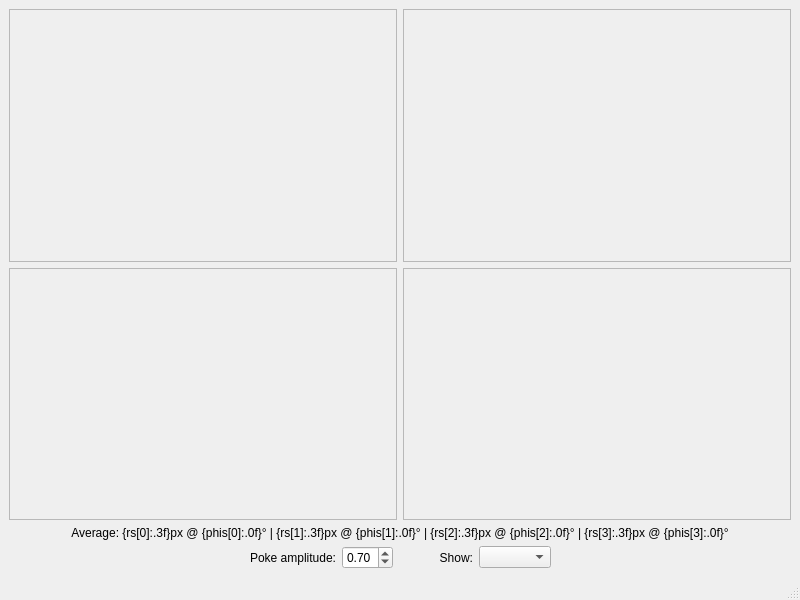
<?xml version="1.0" encoding="UTF-8"?>
<ui version="4.0">
 <class>MainWindow</class>
 <widget class="QMainWindow" name="MainWindow">
  <property name="geometry">
   <rect>
    <x>0</x>
    <y>0</y>
    <width>800</width>
    <height>600</height>
   </rect>
  </property>
  <property name="windowTitle">
   <string>Alignment</string>
  </property>
  <widget class="QWidget" name="centralwidget">
   <layout class="QGridLayout" name="gridLayout">
    <item row="2" column="0" colspan="2">
     <widget class="KalAOLabel" name="average_label">
      <property name="text">
       <string>Average: {rs[0]:.3f}px @ {phis[0]:.0f}° | {rs[1]:.3f}px @ {phis[1]:.0f}° | {rs[2]:.3f}px @ {phis[2]:.0f}° | {rs[3]:.3f}px @ {phis[3]:.0f}°</string>
      </property>
      <property name="alignment">
       <set>Qt::AlignCenter</set>
      </property>
     </widget>
    </item>
    <item row="0" column="1">
     <widget class="QFrame" name="frame_2">
      <property name="sizePolicy">
       <sizepolicy hsizetype="Expanding" vsizetype="Expanding">
        <horstretch>0</horstretch>
        <verstretch>0</verstretch>
       </sizepolicy>
      </property>
      <property name="frameShape">
       <enum>QFrame::StyledPanel</enum>
      </property>
      <property name="frameShadow">
       <enum>QFrame::Raised</enum>
      </property>
      <layout class="QGridLayout" name="gridLayout_3"/>
     </widget>
    </item>
    <item row="1" column="1">
     <widget class="QFrame" name="frame_4">
      <property name="sizePolicy">
       <sizepolicy hsizetype="Expanding" vsizetype="Expanding">
        <horstretch>0</horstretch>
        <verstretch>0</verstretch>
       </sizepolicy>
      </property>
      <property name="frameShape">
       <enum>QFrame::StyledPanel</enum>
      </property>
      <property name="frameShadow">
       <enum>QFrame::Raised</enum>
      </property>
      <layout class="QGridLayout" name="gridLayout_5"/>
     </widget>
    </item>
    <item row="1" column="0">
     <widget class="QFrame" name="frame_3">
      <property name="sizePolicy">
       <sizepolicy hsizetype="Expanding" vsizetype="Expanding">
        <horstretch>0</horstretch>
        <verstretch>0</verstretch>
       </sizepolicy>
      </property>
      <property name="frameShape">
       <enum>QFrame::StyledPanel</enum>
      </property>
      <property name="frameShadow">
       <enum>QFrame::Raised</enum>
      </property>
      <layout class="QGridLayout" name="gridLayout_4"/>
     </widget>
    </item>
    <item row="0" column="0">
     <widget class="QFrame" name="frame_1">
      <property name="sizePolicy">
       <sizepolicy hsizetype="Expanding" vsizetype="Expanding">
        <horstretch>0</horstretch>
        <verstretch>0</verstretch>
       </sizepolicy>
      </property>
      <property name="frameShape">
       <enum>QFrame::StyledPanel</enum>
      </property>
      <property name="frameShadow">
       <enum>QFrame::Raised</enum>
      </property>
      <layout class="QGridLayout" name="gridLayout_2"/>
     </widget>
    </item>
    <item row="3" column="0" colspan="2">
     <layout class="QHBoxLayout" name="horizontalLayout">
      <item>
       <spacer name="horizontalSpacer">
        <property name="orientation">
         <enum>Qt::Horizontal</enum>
        </property>
        <property name="sizeHint" stdset="0">
         <size>
          <width>40</width>
          <height>20</height>
         </size>
        </property>
       </spacer>
      </item>
      <item>
       <widget class="QLabel" name="poke_label">
        <property name="sizePolicy">
         <sizepolicy hsizetype="Fixed" vsizetype="Preferred">
          <horstretch>0</horstretch>
          <verstretch>0</verstretch>
         </sizepolicy>
        </property>
        <property name="text">
         <string>Poke amplitude:</string>
        </property>
        <property name="alignment">
         <set>Qt::AlignRight|Qt::AlignTrailing|Qt::AlignVCenter</set>
        </property>
       </widget>
      </item>
      <item>
       <widget class="QDoubleSpinBox" name="poke_spinbox">
        <property name="sizePolicy">
         <sizepolicy hsizetype="Fixed" vsizetype="Fixed">
          <horstretch>0</horstretch>
          <verstretch>0</verstretch>
         </sizepolicy>
        </property>
        <property name="maximum">
         <double>1.750000000000000</double>
        </property>
        <property name="singleStep">
         <double>0.100000000000000</double>
        </property>
        <property name="value">
         <double>0.700000000000000</double>
        </property>
       </widget>
      </item>
      <item>
       <spacer name="horizontalSpacer_2">
        <property name="orientation">
         <enum>Qt::Horizontal</enum>
        </property>
        <property name="sizeType">
         <enum>QSizePolicy::Maximum</enum>
        </property>
        <property name="sizeHint" stdset="0">
         <size>
          <width>40</width>
          <height>20</height>
         </size>
        </property>
       </spacer>
      </item>
      <item>
       <widget class="QLabel" name="label">
        <property name="sizePolicy">
         <sizepolicy hsizetype="Fixed" vsizetype="Preferred">
          <horstretch>0</horstretch>
          <verstretch>0</verstretch>
         </sizepolicy>
        </property>
        <property name="text">
         <string>Show:</string>
        </property>
        <property name="alignment">
         <set>Qt::AlignRight|Qt::AlignTrailing|Qt::AlignVCenter</set>
        </property>
       </widget>
      </item>
      <item>
       <widget class="QComboBox" name="states_combobox">
        <property name="sizePolicy">
         <sizepolicy hsizetype="Fixed" vsizetype="Fixed">
          <horstretch>0</horstretch>
          <verstretch>0</verstretch>
         </sizepolicy>
        </property>
        <property name="frame">
         <bool>true</bool>
        </property>
       </widget>
      </item>
      <item>
       <spacer name="horizontalSpacer_3">
        <property name="orientation">
         <enum>Qt::Horizontal</enum>
        </property>
        <property name="sizeHint" stdset="0">
         <size>
          <width>40</width>
          <height>20</height>
         </size>
        </property>
       </spacer>
      </item>
     </layout>
    </item>
   </layout>
  </widget>
  <widget class="QMenuBar" name="menubar">
   <property name="geometry">
    <rect>
     <x>0</x>
     <y>0</y>
     <width>800</width>
     <height>30</height>
    </rect>
   </property>
  </widget>
  <widget class="QStatusBar" name="statusbar"/>
 </widget>
 <customwidgets>
  <customwidget>
   <class>KalAOLabel</class>
   <extends>QLabel</extends>
   <header>kalao</header>
  </customwidget>
 </customwidgets>
 <resources/>
 <connections/>
</ui>
